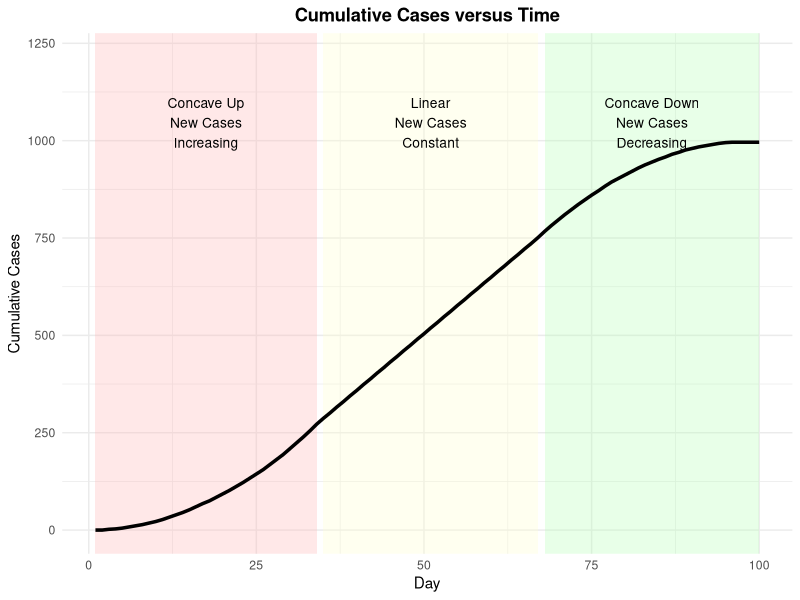
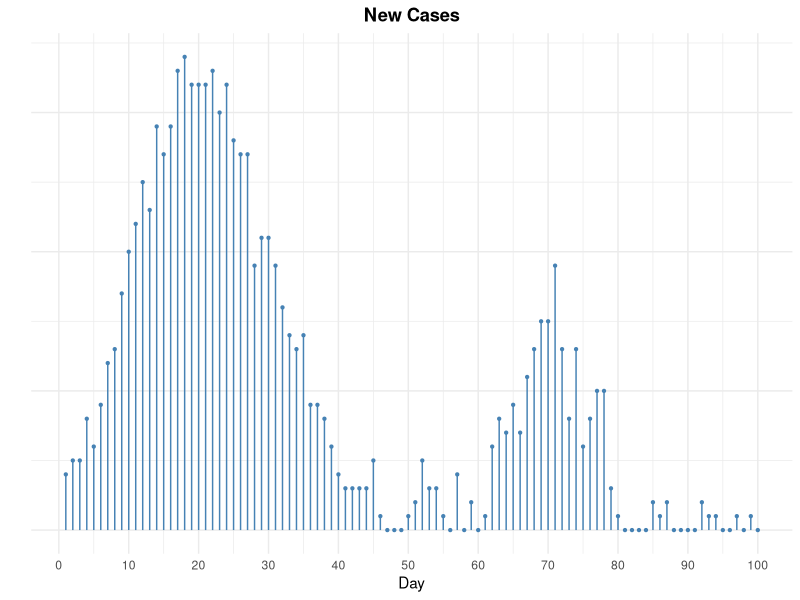
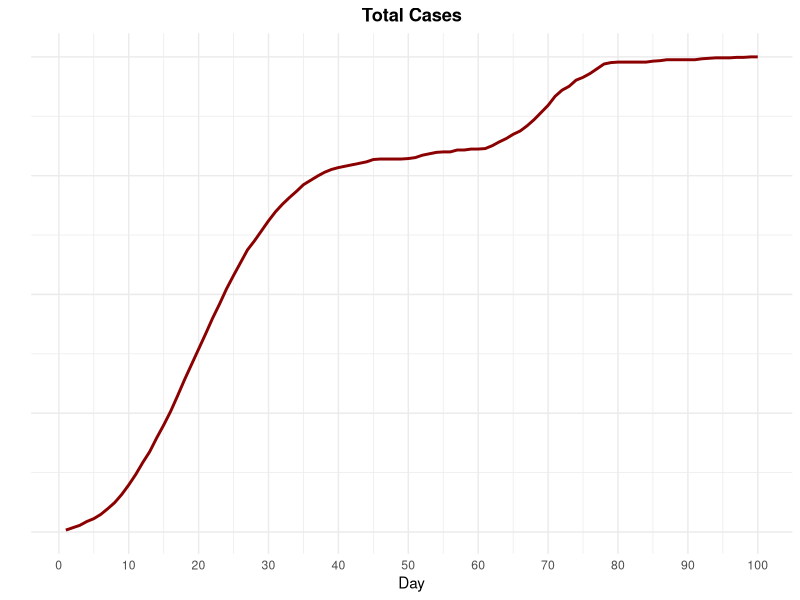
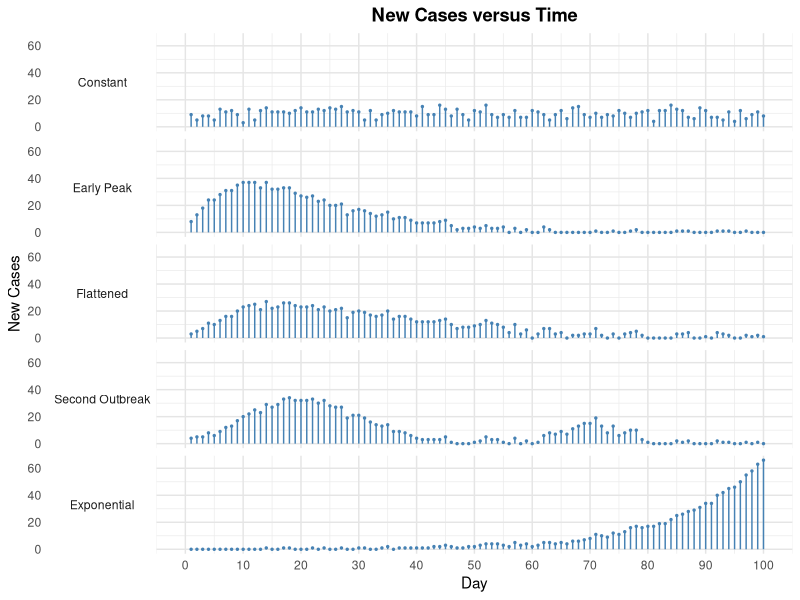
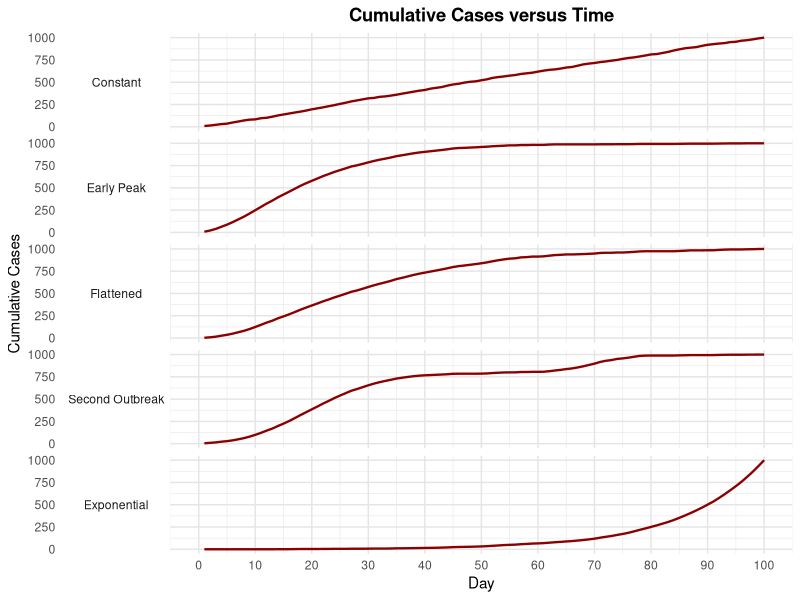
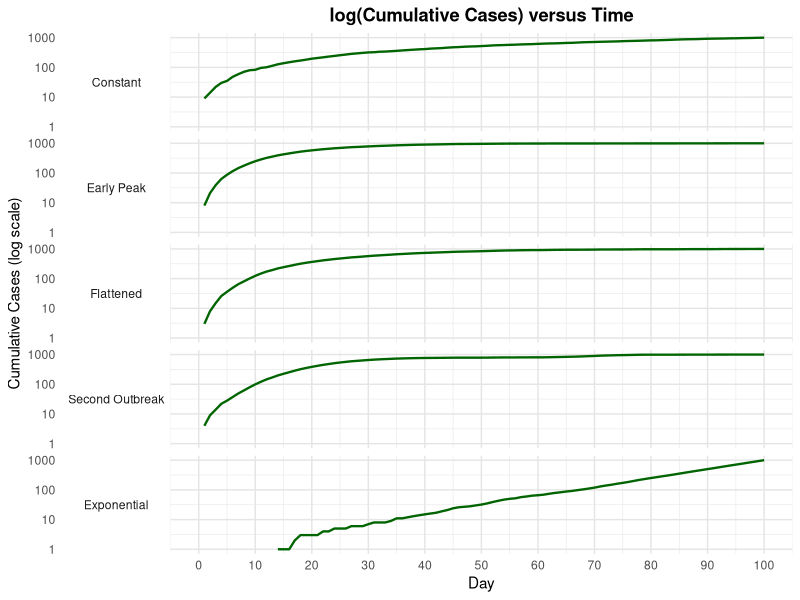
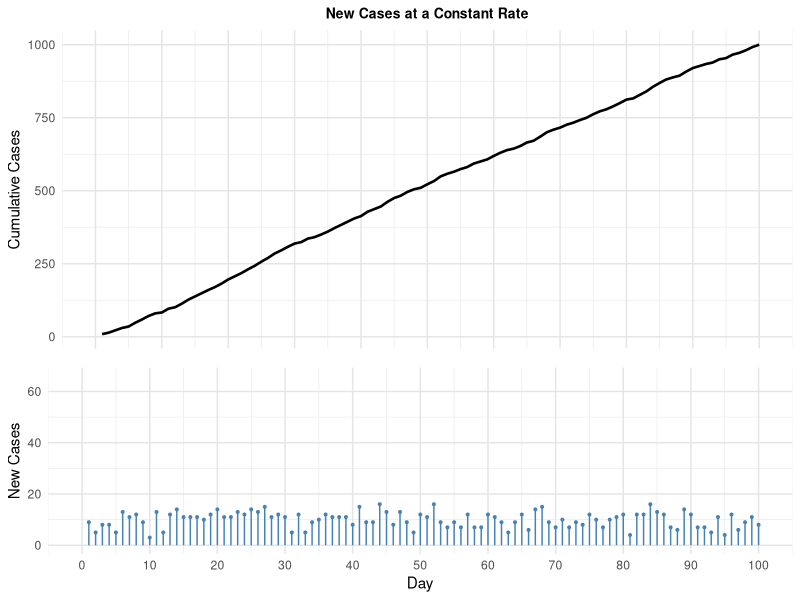
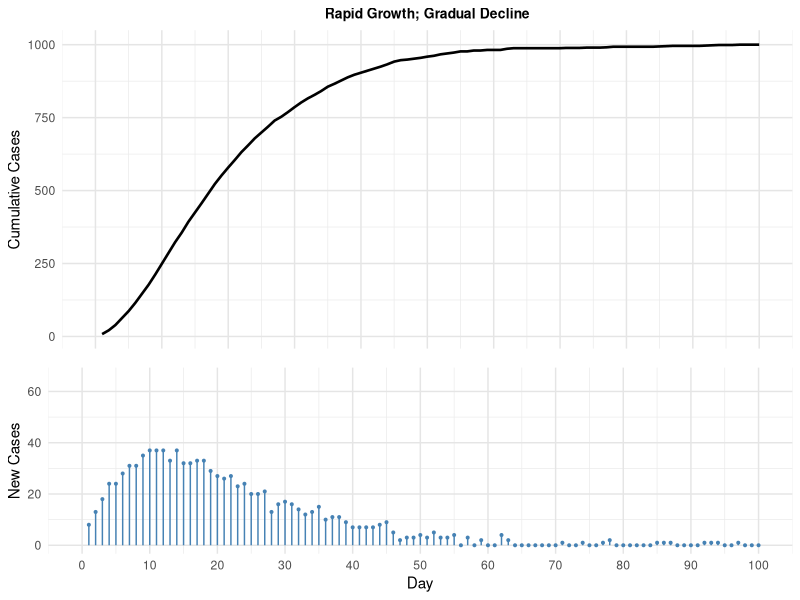

Here is the R script that generated these plots, in order:
out <- Sys.getenv("OUT_DIR")
if (out == "" || is.na(out)) out <- getwd()
if (!dir.exists(out)) dir.create(out, recursive = TRUE, showWarnings = FALSE)

## helper: round half away from zero (SAS)
round_sas <- function(x, digits=0){
  mult <- 10^digits
  sign(x) * floor(abs(x)*mult + 0.5) / mult
}

library(dplyr)
library(tidyr)
library(ggplot2)
library(grid)

## ------------------------------------------------------------
## Demo data (SAS streaminit 123, rand Normal)
## SAS RNG not identical to R; use R rnorm with set.seed(123) as translation
set.seed(123)
n <- 100
Day <- 1:100
Block <- character(n)
NewCases_raw <- numeric(n)
for (i in 1:n) {
  d <- Day[i]
  if (d < 35) {
    Block[i] <- "Concave Up:/New Cases/Increasing"
    NewCases_raw[i] <- d + rnorm(1, mean=0, sd=1)
  } else if (d < 68) {
    Block[i] <- "Linear:/New Cases/Constant"
    NewCases_raw[i] <- 30 + (d %% 2)
  } else {
    Block[i] <- "Concave Down:/New Cases/Decreasing"
    NewCases_raw[i] <- 100 - d + rnorm(1, mean=0, sd=1)
  }
}
NewCases <- floor(0.49 * NewCases_raw)
NewCases[NewCases < 0] <- 0
Cumul <- cumsum(NewCases)
Demo <- data.frame(Day=Day, Block=Block, NewCases=NewCases, Cumul=Cumul, stringsAsFactors=FALSE)

## ------------------------------------------------------------
## Define Uni, Peak, Flatten, Outbreak2, Exp from datalines
Uni_txt <- "
1 9 9
2 5 14
3 8 22
4 8 30
5 5 35
6 13 48
7 11 59
8 12 71
9 9 80
10 3 83
11 13 96
12 5 101
13 12 113
14 14 127
15 11 138
16 11 149
17 11 160
18 10 170
19 12 182
20 14 196
21 11 207
22 11 218
23 13 231
24 12 243
25 14 257
26 13 270
27 15 285
28 11 296
29 12 308
30 11 319
31 5 324
32 12 336
33 5 341
34 9 350
35 10 360
36 12 372
37 11 383
38 11 394
39 11 405
40 8 413
41 15 428
42 9 437
43 9 446
44 16 462
45 13 475
46 8 483
47 13 496
48 9 505
49 5 510
50 12 522
51 11 533
52 16 549
53 9 558
54 7 565
55 9 574
56 7 581
57 12 593
58 7 600
59 7 607
60 12 619
61 11 630
62 9 639
63 5 644
64 9 653
65 12 665
66 6 671
67 14 685
68 15 700
69 9 709
70 7 716
71 10 726
72 7 733
73 9 742
74 8 750
75 12 762
76 10 772
77 7 779
78 10 789
79 11 800
80 12 812
81 4 816
82 12 828
83 12 840
84 16 856
85 13 869
86 12 881
87 7 888
88 6 894
89 14 908
90 12 920
91 7 927
92 7 934
93 5 939
94 11 950
95 4 954
96 12 966
97 6 972
98 9 981
99 11 992
100 8 1000
"
Peak_txt <- "
1 8 8
2 13 21
3 18 39
4 24 63
5 24 87
6 28 115
7 31 146
8 31 177
9 35 212
10 37 249
11 37 286
12 37 323
13 33 356
14 37 393
15 32 425
16 32 457
17 33 490
18 33 523
19 29 552
20 27 579
21 26 605
22 27 632
23 23 655
24 24 679
25 20 699
26 20 719
27 21 740
28 13 753
29 16 769
30 17 786
31 16 802
32 14 816
33 12 828
34 13 841
35 15 856
36 10 866
37 11 877
38 11 888
39 9 897
40 7 904
41 7 911
42 7 918
43 7 925
44 8 933
45 9 942
46 5 947
47 2 949
48 3 952
49 3 955
50 4 959
51 3 962
52 5 967
53 3 970
54 3 973
55 4 977
56 0 977
57 3 980
58 0 980
59 2 982
60 0 982
61 0 982
62 4 986
63 2 988
64 0 988
65 0 988
66 0 988
67 0 988
68 0 988
69 0 988
70 0 988
71 1 989
72 0 989
73 0 989
74 1 990
75 0 990
76 0 990
77 1 991
78 2 993
79 0 993
80 0 993
81 0 993
82 0 993
83 0 993
84 0 993
85 1 994
86 1 995
87 1 996
88 0 996
89 0 996
90 0 996
91 0 996
92 1 997
93 1 998
94 1 999
95 0 999
96 0 999
97 1 1000
98 0 1000
99 0 1000
100 0 1000
"
Flatten_txt <- "
1 3 3
2 5 8
3 7 15
4 11 26
5 10 36
6 13 49
7 16 65
8 16 81
9 20 101
10 23 124
11 24 148
12 25 173
13 21 194
14 27 221
15 22 243
16 23 266
17 26 292
18 26 318
19 24 342
20 23 365
21 23 388
22 24 412
23 21 433
24 23 456
25 20 476
26 21 497
27 22 519
28 15 534
29 19 553
30 20 573
31 19 592
32 17 609
33 16 625
34 17 642
35 20 662
36 14 676
37 16 692
38 16 708
39 14 722
40 12 734
41 12 746
42 12 758
43 12 770
44 13 783
45 14 797
46 10 807
47 7 814
48 8 822
49 8 830
50 9 839
51 10 849
52 13 862
53 11 873
54 10 883
55 8 891
56 4 895
57 10 905
58 3 908
59 6 914
60 0 914
61 3 917
62 7 924
63 7 931
64 3 934
65 4 938
66 0 938
67 2 940
68 2 942
69 3 945
70 3 948
71 7 955
72 2 957
73 0 957
74 3 960
75 0 960
76 3 963
77 4 967
78 5 972
79 2 974
80 0 974
81 0 974
82 0 974
83 0 974
84 0 974
85 3 977
86 3 980
87 4 984
88 0 984
89 0 984
90 1 985
91 0 985
92 4 989
93 3 992
94 2 994
95 0 994
96 0 994
97 2 996
98 1 997
99 2 999
100 1 1000
"
Outbreak2_txt <- "
1 4 4
2 5 9
3 5 14
4 8 22
5 6 28
6 9 37
7 12 49
8 13 62
9 17 79
10 20 99
11 22 121
12 25 146
13 23 169
14 29 198
15 27 225
16 29 254
17 33 287
18 34 321
19 32 353
20 32 385
21 32 417
22 33 450
23 30 480
24 32 512
25 28 540
26 27 567
27 27 594
28 19 613
29 21 634
30 21 655
31 19 674
32 16 690
33 14 704
34 13 717
35 14 731
36 9 740
37 9 749
38 8 757
39 6 763
40 4 767
41 3 770
42 3 773
43 3 776
44 3 779
45 5 784
46 1 785
47 0 785
48 0 785
49 0 785
50 1 786
51 2 788
52 5 793
53 3 796
54 3 799
55 1 800
56 0 800
57 4 804
58 0 804
59 2 806
60 0 806
61 1 807
62 6 813
63 8 821
64 7 828
65 9 837
66 7 844
67 11 855
68 13 868
69 15 883
70 15 898
71 19 917
72 13 930
73 8 938
74 13 951
75 6 957
76 8 965
77 10 975
78 10 985
79 3 988
80 1 989
81 0 989
82 0 989
83 0 989
84 0 989
85 2 991
86 1 992
87 2 994
88 0 994
89 0 994
90 0 994
91 0 994
92 2 996
93 1 997
94 1 998
95 0 998
96 0 998
97 1 999
98 0 999
99 1 1000
100 0 1000
"
Exp_txt <- "
1 0 0
2 0 0
3 0 0
4 0 0
5 0 0
6 0 0
7 0 0
8 0 0
9 0 0
10 0 0
11 0 0
12 0 0
13 0 0
14 1 1
15 0 1
16 0 1
17 1 2
18 1 3
19 0 3
20 0 3
21 0 3
22 1 4
23 0 4
24 1 5
25 0 5
26 0 5
27 1 6
28 0 6
29 0 6
30 1 7
31 1 8
32 0 8
33 0 8
34 1 9
35 2 11
36 0 11
37 1 12
38 1 13
39 1 14
40 1 15
41 1 16
42 1 17
43 2 19
44 2 21
45 3 24
46 2 26
47 1 27
48 1 28
49 2 30
50 2 32
51 3 35
52 4 39
53 4 43
54 4 47
55 3 50
56 2 52
57 5 57
58 3 60
59 4 64
60 2 66
61 3 69
62 5 74
63 5 79
64 4 83
65 5 88
66 4 92
67 6 98
68 6 104
69 7 111
70 8 119
71 11 130
72 10 140
73 9 149
74 12 161
75 11 172
76 13 185
77 16 201
78 17 218
79 16 234
80 17 251
81 17 268
82 19 287
83 19 306
84 22 328
85 25 353
86 26 379
87 28 407
88 29 436
89 31 467
90 34 501
91 34 535
92 40 575
93 42 617
94 45 662
95 46 708
96 50 758
97 55 813
98 58 871
99 63 934
100 66 1000
"

parse_datalines <- function(txt, type_label){
  df <- read.table(text=txt, col.names=c("Day","NewCases","Cumul"))
  df$Type <- type_label
  df <- df[, c("Type","Day","NewCases","Cumul")]
  df
}
Uni <- parse_datalines(Uni_txt, "Constant")
Peak <- parse_datalines(Peak_txt, "Early Peak")
Flatten <- parse_datalines(Flatten_txt, "Flattened")
Outbreak2 <- parse_datalines(Outbreak2_txt, "Second Outbreak")
Exp <- parse_datalines(Exp_txt, "Exponential")

Infection <- bind_rows(Uni, Peak, Flatten, Outbreak2, Exp)
Infection$Type <- factor(Infection$Type, levels=c("Constant","Early Peak","Flattened","Second Outbreak","Exponential"))

## ------------------------------------------------------------
## PROC MEANS equivalent
means_df <- Infection %>%
  group_by(Type) %>%
  summarise(
    N = n(),
    Mean = mean(NewCases),
    StdDev = sd(NewCases),
    Min = min(NewCases),
    Max = max(NewCases),
    Sum = sum(NewCases),
    .groups="drop"
  )

## Write CSV for table
write.csv(means_df, file.path(out, "P099.csv"), row.names=FALSE, na="")

## Text rendering P099.lst
txt_lines <- c(
  "PROC MEANS Data=Infection  Mean StdDev Min Max Sum",
  "Class Type / order=data; Var NewCases;",
  "",
  sprintf("%-16s %5s %10s %10s %6s %6s %8s", "Type","N","Mean","StdDev","Min","Max","Sum"),
  paste(rep("-", 70), collapse="")
)
for (i in 1:nrow(means_df)){
  r <- means_df[i,]
  txt_lines <- c(txt_lines,
    sprintf("%-16s %5d %10.2f %10.2f %6d %6d %8d",
            as.character(r$Type), r$N, r$Mean, r$StdDev, r$Min, r$Max, r$Sum)
  )
}
txt_lines <- c(txt_lines, "", paste0("Total numbers displayed: ", nrow(means_df)*6, " (6 statistics x ", nrow(means_df), " types)"))
writeLines(txt_lines, file.path(out, "P099.txt"))
## also write .lst for compatibility
writeLines(txt_lines, file.path(out, "P099.lst"))

## ------------------------------------------------------------
## Figure: Demo SGPlot (Cumulative Cases versus Time with blocks)
# SAS datacolors LightRed LightYellow LightGreen -> use valid hex equivalents
block_rects <- data.frame(
  xmin=c(1,35,68),
  xmax=c(34,67,100),
  fill=c("#FFB3B3", "#FFFFCC", "#B3FFB3"),
  label=c("Concave Up","Linear","Concave Down"),
  label2=c("New Cases","New Cases","New Cases"),
  label3=c("Increasing","Constant","Decreasing"),
  stringsAsFactors=FALSE
)
p_demo <- ggplot() +
  geom_rect(data=block_rects, aes(xmin=xmin, xmax=xmax, ymin=-Inf, ymax=Inf, fill=fill), alpha=0.3) +
  scale_fill_identity() +
  geom_line(data=Demo, aes(x=Day, y=Cumul), linewidth=1.2, color="black") +
  geom_text(data=block_rects, aes(x=(xmin+xmax)/2, y=max(Demo$Cumul)*1.05, label=paste0(label,"\n",label2,"\n",label3)), size=3.5) +
  labs(title="Cumulative Cases versus Time", x="Day", y="Cumulative Cases") +
  theme_minimal() +
  theme(plot.title=element_text(hjust=0.5, face="bold")) +
  ylim(0, max(Demo$Cumul)*1.22)
ggsave(file.path(out, "sgplot.png"), p_demo, width=6, height=4, dpi=150)
write.csv(Demo, file.path(out, "sgplot.csv"), row.names=FALSE, na="")

## Figure: Outbreak2 New Cases needle (SGPlot1)
p_outbreak_needle <- ggplot(Outbreak2, aes(x=Day, y=NewCases)) +
  geom_segment(aes(xend=Day, yend=0), color="steelblue") +
  geom_point(color="steelblue", size=0.8) +
  labs(title="New Cases", x="Day", y="") +
  theme_minimal() +
  theme(plot.title=element_text(hjust=0.5, face="bold"),
        axis.text.y=element_blank(), axis.ticks.y=element_blank()) +
  scale_x_continuous(breaks=seq(0,100,10))
ggsave(file.path(out, "sgplot1.png"), p_outbreak_needle, width=3, height=2, dpi=150)
write.csv(Outbreak2[,c("Day","NewCases")], file.path(out, "sgplot1.csv"), row.names=FALSE, na="")

## Figure: Outbreak2 Total Cases series (SGPlot2)
p_outbreak_series <- ggplot(Outbreak2, aes(x=Day, y=Cumul)) +
  geom_line(color="darkred", linewidth=1) +
  labs(title="Total Cases", x="Day", y="") +
  theme_minimal() +
  theme(plot.title=element_text(hjust=0.5, face="bold"),
        axis.text.y=element_blank(), axis.ticks.y=element_blank()) +
  scale_x_continuous(breaks=seq(0,100,10))
ggsave(file.path(out, "sgplot2.png"), p_outbreak_series, width=3, height=2, dpi=150)
write.csv(Outbreak2[,c("Day","Cumul")], file.path(out, "sgplot2.csv"), row.names=FALSE, na="")

## ------------------------------------------------------------
## SGPanel: New Cases versus Time (needle, faceted)
p_panel_new <- ggplot(Infection, aes(x=Day, y=NewCases)) +
  geom_segment(aes(xend=Day, yend=0), color="steelblue") +
  geom_point(color="steelblue", size=0.5) +
  facet_grid(Type ~ ., switch="y") +
  labs(title="New Cases versus Time", x="Day", y="New Cases") +
  theme_minimal() +
  theme(plot.title=element_text(hjust=0.5, face="bold"),
        panel.grid.major=element_line(color="grey90"),
        strip.text.y.left=element_text(angle=0)) +
  scale_x_continuous(breaks=seq(0,100,10), limits=c(0,100)) +
  scale_y_continuous(limits=c(0, NA))
ggsave(file.path(out, "sgpanel.png"), p_panel_new, width=5, height=6, dpi=150)
write.csv(Infection, file.path(out, "sgpanel.csv"), row.names=FALSE, na="")

## SGPanel1: Cumulative Cases versus Time
p_panel_cumul <- ggplot(Infection, aes(x=Day, y=Cumul)) +
  geom_line(color="darkred", linewidth=0.8) +
  facet_grid(Type ~ ., switch="y") +
  labs(title="Cumulative Cases versus Time", x="Day", y="Cumulative Cases") +
  theme_minimal() +
  theme(plot.title=element_text(hjust=0.5, face="bold"),
        panel.grid.major=element_line(color="grey90"),
        strip.text.y.left=element_text(angle=0)) +
  scale_x_continuous(breaks=seq(0,100,10), limits=c(0,100)) +
  scale_y_continuous(limits=c(0, NA))
ggsave(file.path(out, "sgpanel1.png"), p_panel_cumul, width=5, height=6, dpi=150)
write.csv(Infection, file.path(out, "sgpanel1.csv"), row.names=FALSE, na="")

## SGPanel2: log(Cumulative Cases) versus Time
Infection_pos <- Infection %>% filter(Cumul > 0)
p_panel_log <- ggplot(Infection_pos, aes(x=Day, y=Cumul)) +
  geom_line(color="darkgreen", linewidth=0.8) +
  facet_grid(Type ~ ., switch="y") +
  labs(title="log(Cumulative Cases) versus Time", x="Day", y="Cumulative Cases (log scale)") +
  theme_minimal() +
  theme(plot.title=element_text(hjust=0.5, face="bold"),
        panel.grid.major=element_line(color="grey90"),
        strip.text.y.left=element_text(angle=0)) +
  scale_x_continuous(breaks=seq(0,100,10), limits=c(0,100)) +
  scale_y_log10()
ggsave(file.path(out, "sgpanel2.png"), p_panel_log, width=5, height=6, dpi=150)
write.csv(Infection_pos, file.path(out, "sgpanel2.csv"), row.names=FALSE, na="")

## ------------------------------------------------------------
## SGRender template: two rows (cumulative top, new cases bottom)
render_one <- function(df, title_str, png_name, csv_name){
  p_top <- ggplot(df, aes(x=Day, y=Cumul)) +
    geom_line(color="black", linewidth=0.9) +
    labs(x=NULL, y="Cumulative Cases", title=title_str) +
    theme_minimal() +
    theme(plot.title=element_text(hjust=0.5, face="bold", size=10),
          axis.text.x=element_blank(), axis.ticks.x=element_blank(),
          panel.grid.major=element_line(color="grey90")) +
    scale_x_continuous(breaks=seq(0,100,10), limits=c(0,100))

  p_bottom <- ggplot(df, aes(x=Day, y=NewCases)) +
    geom_segment(aes(xend=Day, yend=0), color="steelblue") +
    geom_point(color="steelblue", size=0.7) +
    labs(x="Day", y="New Cases") +
    theme_minimal() +
    theme(panel.grid.major=element_line(color="grey90")) +
    scale_x_continuous(breaks=seq(0,100,10), limits=c(0,100)) +
    scale_y_continuous(limits=c(0,66))

  png(file.path(out, png_name), width=500, height=360)
  grid.newpage()
  pushViewport(viewport(layout=grid.layout(2,1, heights=unit(c(1.2,0.8), "null"))))
  print(p_top, vp=viewport(layout.pos.row=1, layout.pos.col=1))
  print(p_bottom, vp=viewport(layout.pos.row=2, layout.pos.col=1))
  dev.off()
  write.csv(df, file.path(out, csv_name), row.names=FALSE, na="")
}

render_one(Uni, "New Cases at a Constant Rate", "sgrender.png", "sgrender.csv")
render_one(Peak, "Rapid Growth; Gradual Decline", "sgrender1.png", "sgrender1.csv")
render_one(Flatten, "Gradual Growth; Gradual Decline", "sgrender2.png", "sgrender2.csv")
render_one(Outbreak2, "Secondary Outbreak", "sgrender3.png", "sgrender3.csv")
render_one(Exp, "Exponential Growth in New Cases", "sgrender4.png", "sgrender4.csv")

## End
